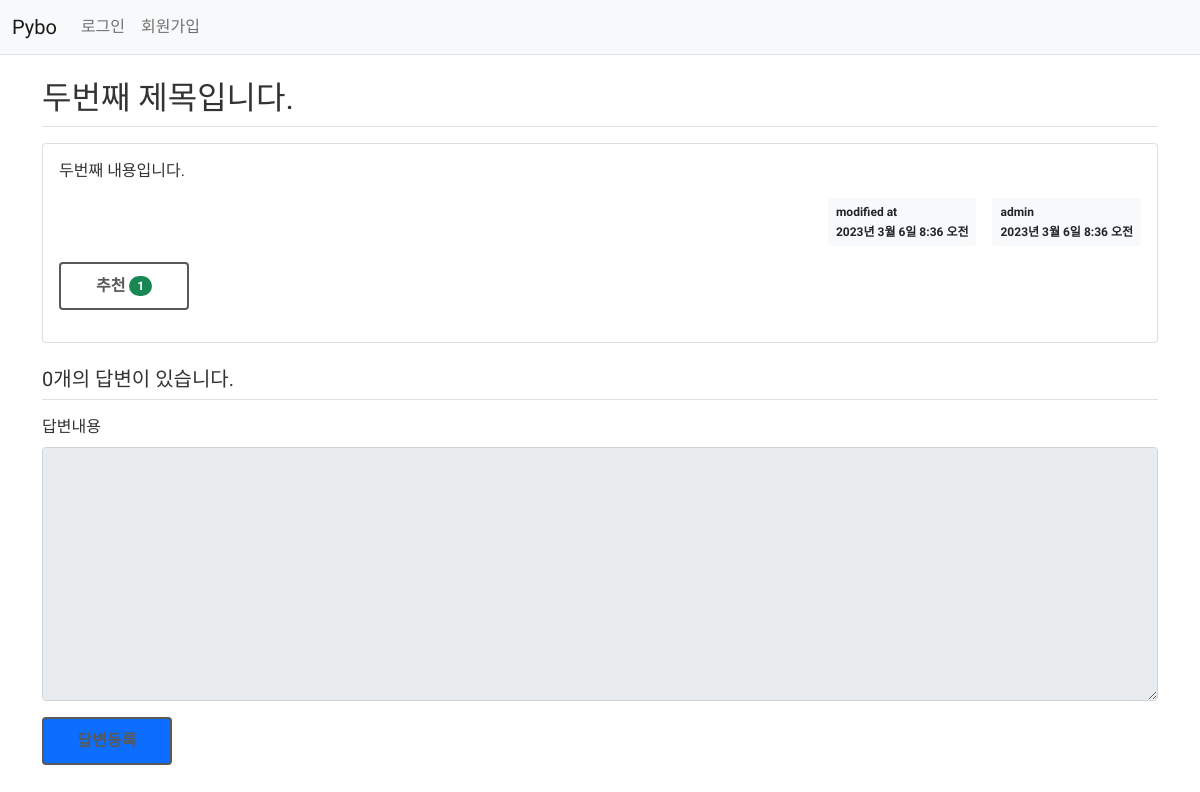
Screenshot of /pybo/2/ with the database file from the repository.
### pybo/models.py (models this page shows, shortened)
class Question(models.Model):
    author = models.ForeignKey(User, on_delete=models.CASCADE, related_name='author_question')
    subject = models.CharField(max_length=200)
    content = models.TextField()
    create_date = models.DateTimeField()
    modify_date = models.DateTimeField(null=True, blank=True)
    voter = models.ManyToManyField(User, related_name='voter_question')  # 추천인 추가

### pybo/views/base_views.py (the view)
# urls.py: path('<int:question_id>/', base_views.detail, name='detail'),
def detail(request, question_id):
    question = get_object_or_404(Question, pk=question_id)
    context = {'question': question}
    return render(request, 'pybo/question_detail.html', context)

### pybo/templatetags/pybo_filter.py (called while the page is built)
@register.filter
def mark(value):
    extensions = ["nl2br", "fenced_code"]
    return mark_safe(markdown.markdown(value, extensions=extensions))

### templates/pybo/question_detail.html (shortened to what this page needs)
{% extends 'base.html' %}
{% load pybo_filter %}
{% block content %}
<div class="container my-3">
    <h2 class="border-bottom py-2">{{ question.subject }}</h2>
    <div class="card my-3">
        <div class="card-body">
            <div class="card-text">{{ question.content|mark }}</div>
            <div class="d-flex justify-content-end">
                {% if question.modify_date %}
                <div class="badge bg-light text-dark p-2 text-start mx-3">
                    <div class="mb-2">modified at</div>
                    <div>{{ question.modify_date }}</div>
                </div>
                {% endif %}
                <div class="badge bg-light text-dark p-2 text-start">
                    <div class="mb-2">{{ question.author.username }}</div>
                    <div>{{ question.create_date }}</div>
                </div>
            </div>
            <div class="my-3">
                <a href="javascript:void(0)" data-uri="{% url 'pybo:question_vote' question.id  %}" class="recommend btn btn-sm btn-outline-secondary"> 추천
                    <span class="badge rounded-pill bg-success">{{question.voter.count}}</span>
                </a>
            </div>
        </div>
    </div>
    <h5 class="border-bottom my-3 py-2">{{question.answer_set.count}}개의 답변이 있습니다.</h5>
    <form action="{% url 'pybo:answer_create' question.id %}" method="post" class="my-3">
        <div class="mb-3">
            <label for="content" class="form-label">답변내용</label>
            <textarea {% if not user.is_authenticated %}disabled{% endif %}
                    name="content" id="content" class="form-control" rows="10"></textarea>
        </div>
        <input type="submit" value="답변등록" class="btn btn-primary">
    </form>
</div>
{% endblock %}

### static/css/main.css (style rules this page uses)
body { color: #333; font-size: 16px; font-weight: 400; line-height: 1.4; font-family: 'Nanum Gothic', sans-serif; }
a { text-decoration: none; color: #595959; }
.btn { width: 130px; padding: 10px; border: 2px solid #595959; border-radius: 4px; color: #595959; font-size: 16px; font-weight: 700; text-align: center; cursor: pointer; box-sizing: border-box; display: block; transition: .4s; }

### rows the page displays
Question: subject "두번째 제목입니다.", content|mark "두번째 내용입니다.", modify_date "2023년 3월 6일 8:36 오전", author.username "admin", create_date "2023년 3월 6일 8:36 오전", voter.count "1", answer_set.count "0"
